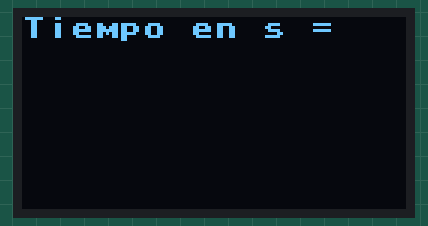
Recording of a program running on a simulated MicroPython board. Shown: 128×64 one-colour display. Library files of the repository ran but are not shown: sh1106.py.

Above: at 0.1 s.
At 4.5 s:
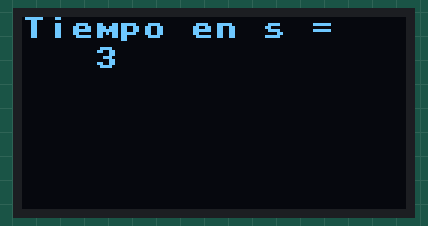
At 8.9 s:
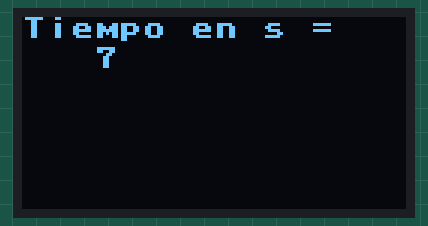
At 18.9 s:
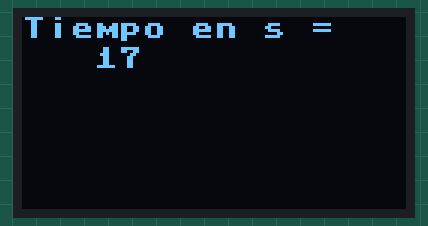
At 27.7 s:
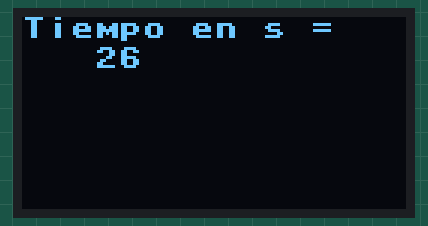
At 38.8 s:
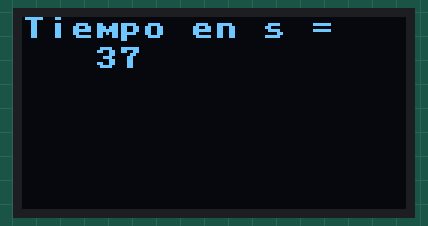

Measured:
- what the display in image 0 shows lasts 1.0 s, from 0.1 s to 1.1 s
- what the display in image 1 shows lasts 1.1 s, from 4.4 s to 5.5 s

The program:

06PantallaOledI2CMejorado.py
```python
from machine import Pin, I2C
import sh1106
import utime

intDelta = 0
strTemporal = "0"

#direccion de fabrica x3C
objI2C = I2C(1, scl=Pin(19), sda=Pin(18))
p_oled = sh1106.SH1106_I2C(128, 64, objI2C)

p_oled.fill(0)
p_oled.rotate(1)
p_oled.show()

utime.sleep_ms(2)
p_oled.text("Tiempo en s = ", 0, 0)
p_oled.show()

intStart = utime.ticks_ms()
while True:
    intDelta = utime.ticks_diff(utime.ticks_ms(), intStart)

    utime.sleep(1)

    strTemporal = str(intDelta//1000)

    p_oled.text(strTemporal, 24, 10)
    p_oled.show()
    utime.sleep(0.1) # Tiempo de actualizacion de la pantalla
    p_oled.text(strTemporal, 24, 10, 0)
```
